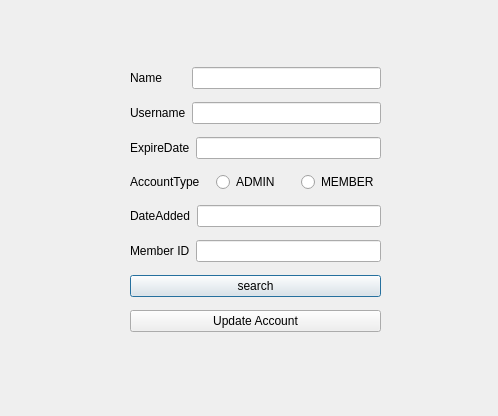
<?xml version="1.0" encoding="UTF-8"?>
<ui version="4.0">
 <class>Window_UpdateAccount</class>
 <widget class="QDialog" name="Window_UpdateAccount">
  <property name="geometry">
   <rect>
    <x>0</x>
    <y>0</y>
    <width>498</width>
    <height>416</height>
   </rect>
  </property>
  <property name="windowTitle">
   <string>Dialog</string>
  </property>
  <widget class="QWidget" name="">
   <property name="geometry">
    <rect>
     <x>130</x>
     <y>60</y>
     <width>251</width>
     <height>281</height>
    </rect>
   </property>
   <layout class="QVBoxLayout" name="verticalLayout">
    <item>
     <layout class="QHBoxLayout" name="horizontalLayout_5">
      <item>
       <widget class="QLabel" name="label_Name">
        <property name="text">
         <string>Name       </string>
        </property>
       </widget>
      </item>
      <item>
       <widget class="QLineEdit" name="lineEdit_Name">
        <property name="readOnly">
         <bool>false</bool>
        </property>
       </widget>
      </item>
     </layout>
    </item>
    <item>
     <layout class="QHBoxLayout" name="horizontalLayout_6">
      <item>
       <widget class="QLabel" name="label_Username">
        <property name="text">
         <string>Username</string>
        </property>
       </widget>
      </item>
      <item>
       <widget class="QLineEdit" name="lineEdit_Username">
        <property name="readOnly">
         <bool>false</bool>
        </property>
       </widget>
      </item>
     </layout>
    </item>
    <item>
     <layout class="QHBoxLayout" name="horizontalLayout_7">
      <item>
       <widget class="QLabel" name="label_ExpireDate">
        <property name="text">
         <string>ExpireDate</string>
        </property>
       </widget>
      </item>
      <item>
       <widget class="QLineEdit" name="lineEdit_ExpireDate">
        <property name="readOnly">
         <bool>false</bool>
        </property>
       </widget>
      </item>
     </layout>
    </item>
    <item>
     <layout class="QHBoxLayout" name="horizontalLayout">
      <item>
       <widget class="QLabel" name="label_AccountType">
        <property name="text">
         <string>AccountType</string>
        </property>
       </widget>
      </item>
      <item>
       <widget class="QRadioButton" name="radioButton_Admin">
        <property name="text">
         <string>ADMIN</string>
        </property>
       </widget>
      </item>
      <item>
       <widget class="QRadioButton" name="radioButton_Member">
        <property name="text">
         <string>MEMBER</string>
        </property>
       </widget>
      </item>
     </layout>
    </item>
    <item>
     <layout class="QHBoxLayout" name="horizontalLayout_8">
      <item>
       <widget class="QLabel" name="label_DateAdded">
        <property name="text">
         <string>DateAdded</string>
        </property>
       </widget>
      </item>
      <item>
       <widget class="QLineEdit" name="lineEdit_DateAdded">
        <property name="readOnly">
         <bool>false</bool>
        </property>
       </widget>
      </item>
     </layout>
    </item>
    <item>
     <layout class="QHBoxLayout" name="horizontalLayout_9">
      <item>
       <widget class="QLabel" name="label_MemberId">
        <property name="text">
         <string>Member ID</string>
        </property>
       </widget>
      </item>
      <item>
       <widget class="QLineEdit" name="lineEdit_MemberId">
        <property name="readOnly">
         <bool>false</bool>
        </property>
       </widget>
      </item>
     </layout>
    </item>
    <item>
     <widget class="QPushButton" name="pushButton_search">
      <property name="text">
       <string>search</string>
      </property>
     </widget>
    </item>
    <item>
     <widget class="QPushButton" name="pushButton_UpdateAccount">
      <property name="text">
       <string>Update Account</string>
      </property>
     </widget>
    </item>
   </layout>
  </widget>
 </widget>
 <resources/>
 <connections/>
</ui>
